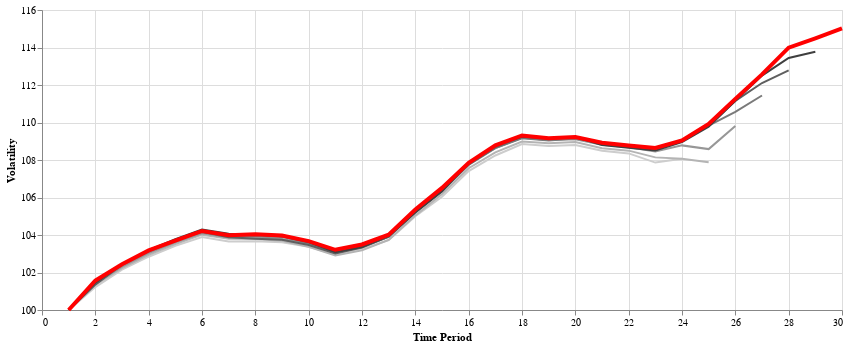

Here is the notebook cell this chart was saved with:
### Code cell
plot_series_volatility(rf_series, smooth=True)

### Figure 1 — Vega-Lite specification as saved in the notebook (floating-point values rounded to 4 significant figures; data arrays with more than 128 entries replaced by an {"elided": "..."} marker saying what was removed)
{"$schema": "https://vega.github.io/schema/vega-lite/v5.16.3.json", "config": {"view": {"continuousHeight": 300, "continuousWidth": 300}}, "datasets": {"data-905f41e89204249fa66e6a72ea51fd08": {"elided": "159 records"}, "data-f7b62efdf18b051963da7bb94cff5058": [{"index": 6, "period": 1, "value": 100}, {"index": 6, "period": 2, "value": 101.6}, {"index": 6, "period": 3, "value": 102.4}, {"index": 6, "period": 4, "value": 103.2}, {"index": 6, "period": 5, "value": 103.7}, {"index": 6, "period": 6, "value": 104.2}, {"index": 6, "period": 7, "value": 104.0}, {"index": 6, "period": 8, "value": 104.0}, {"index": 6, "period": 9, "value": 104.0}, {"index": 6, "period": 10, "value": 103.7}, {"index": 6, "period": 11, "value": 103.2}, {"index": 6, "period": 12, "value": 103.5}, {"index": 6, "period": 13, "value": 104.0}, {"index": 6, "period": 14, "value": 105.4}, {"index": 6, "period": 15, "value": 106.5}, {"index": 6, "period": 16, "value": 107.9}, {"index": 6, "period": 17, "value": 108.8}, {"index": 6, "period": 18, "value": 109.3}, {"index": 6, "period": 19, "value": 109.2}, {"index": 6, "period": 20, "value": 109.2}, {"index": 6, "period": 21, "value": 108.9}, {"index": 6, "period": 22, "value": 108.8}, {"index": 6, "period": 23, "value": 108.6}, {"index": 6, "period": 24, "value": 109.0}, {"index": 6, "period": 25, "value": 109.9}, {"index": 6, "period": 26, "value": 111.3}, {"index": 6, "period": 27, "value": 112.6}, {"index": 6, "period": 28, "value": 114.0}, {"index": 6, "period": 29, "value": 114.5}, {"index": 6, "period": 30, "value": 115.0}]}, "height": 300, "layer": [{"data": {"name": "data-905f41e89204249fa66e6a72ea51fd08"}, "encoding": {"color": {"field": "index", "legend": null, "scale": {"scheme": "greys"}, "type": "nominal"}, "x": {"field": "period", "title": "Time Period", "type": "quantitative"}, "y": {"field": "value", "scale": {"zero": false}, "title": "Volatility", "type": "quantitative"}}, "mark": {"size": 2, "type": "line"}}, {"data": {"name": "data-f7b62efdf18b051963da7bb94cff5058"}, "encoding": {"x": {"field": "period", "title": "Time Period", "type": "quantitative"}, "y": {"field": "value", "scale": {"zero": false}, "title": "Volatility", "type": "quantitative"}}, "mark": {"color": "red", "size": 4, "type": "line"}}], "resolve": {"scale": {"color": "independent"}}, "width": 800}
